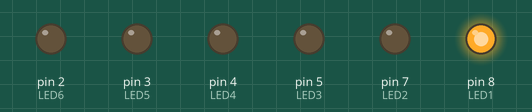
Simulated run of this sketch. Board: Arduino Uno, built with avr-gcc and run on an emulated ATmega328P. Shown: output pins drawn as LEDs (lit = HIGH).

Above: at 0.05 s.
At 0.15 s:
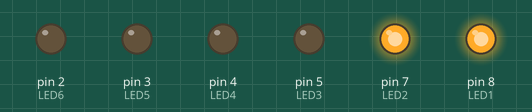
At 1.0 s:
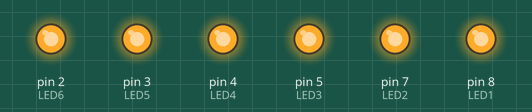
At 1.75 s:
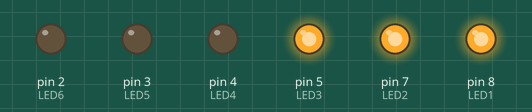
At 2.45 s:
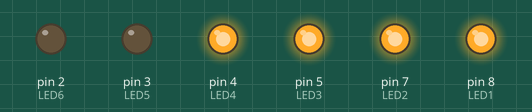
At 4.65 s:
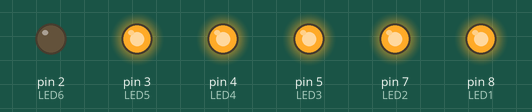
Timing chart, 0 to 5.0 s (numbered marks = the images above):
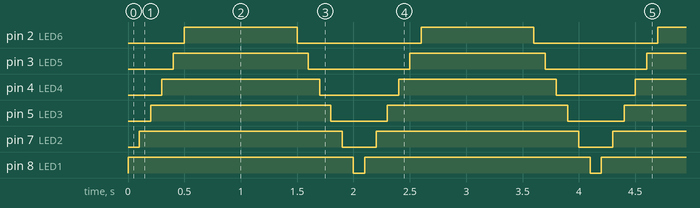

Measured:
- by itself, pin 2 (LED6): alternates HIGH for 1.0 s and LOW for 1.1 s
- by itself, pin 3 (LED5): alternates HIGH for 1.2 s and LOW for 0.90 s
- by itself, pin 4 (LED4): alternates HIGH for 1.4 s and LOW for 0.70 s
- by itself, pin 5 (LED3): alternates HIGH for 1.6 s and LOW for 0.50 s
- by itself, pin 7 (LED2): alternates HIGH for 1.8 s and LOW for 0.30 s
- by itself, pin 8 (LED1): alternates HIGH for 2.0 s and LOW for 0.10 s

The sketch:

blinkinsequence.ino
```cpp
int LED1 = 8;
int LED2 = 7;
int LED3 = 5;
int LED4 = 4;
int LED5 = 3;
int LED6= 2;

void setup() {
   pinMode(LED1, OUTPUT);
   pinMode(LED2, OUTPUT);
   pinMode(LED3, OUTPUT);
   pinMode(LED4, OUTPUT);
   pinMode(LED5, OUTPUT);
   pinMode(LED6, OUTPUT);
  }

void loop() {
  digitalWrite(LED1, HIGH);    // turn on LED1
  delay(100);
  digitalWrite(LED2, HIGH);    // turn on LED2
  delay(100);
  digitalWrite(LED3, HIGH);    // turn on LED3
  delay(100);
  digitalWrite(LED4, HIGH);    // turn on LED4
  delay(100);
  digitalWrite(LED5, HIGH);    // turn on LED5
  delay(100);
  digitalWrite(LED6, HIGH);    // turn on LED6
  delay(1000);
  digitalWrite(LED6, LOW);     // turn off LED1
  delay(100);
  digitalWrite(LED5, LOW);     // turn off LED2
  delay(100);
  digitalWrite(LED4, LOW);     // turn off LED3
  delay(100);
  digitalWrite(LED3, LOW);     // turn off LED4
  delay(100);
  digitalWrite(LED2, LOW);     // turn off LED5
  delay(100);
  digitalWrite(LED1, LOW);     // turn off LED5
  delay(100);
}
```
